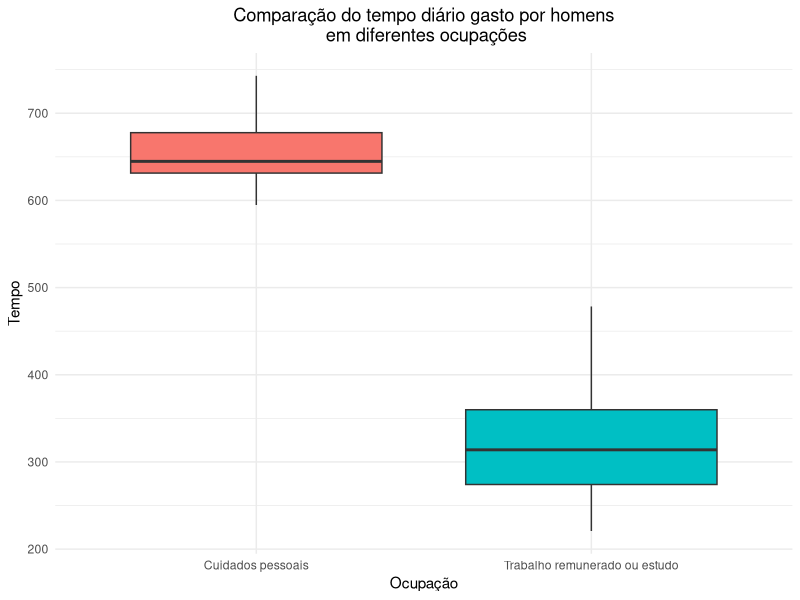

Write the R code that produced this figure.
library(ggplot2)
dados <- read.csv("TIME_USE_24092022.csv", sep=",")

dados <- subset(dados, País!='África do Sul')

cuidados <- subset(dados, Ocupação=='Cuidados pessoais' & Sexo=='Homens')
cuidados <- cuidados[c('Tempo', 'Ocupação')]

trabalho <- subset(dados, Ocupação=='Trabalho remunerado ou estudo' & Sexo=='Homens')
trabalho <- trabalho[c('Tempo', 'Ocupação')]

data <- rbind(cuidados, trabalho)

ggplot(data, aes(x = Ocupação, y = Tempo, fill=Ocupação)) +
  geom_boxplot() +
  labs(x = "Ocupação", y = "Tempo", title = "Comparação do tempo diário gasto por homens\n em diferentes ocupações") +
  scale_color_manual(values = c("blue", "red"))+
  theme_minimal()+
  theme(legend.position = "none", plot.title = element_text(hjust = 0.5))
